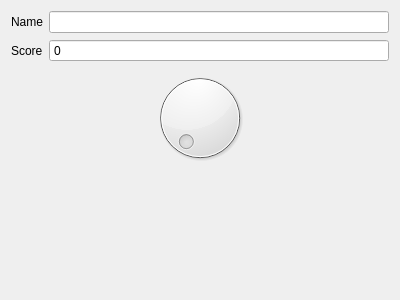
<?xml version="1.0" encoding="UTF-8"?>
<ui version="4.0">
 <class>UserEdit</class>
 <widget class="QWidget" name="UserEdit">
  <property name="geometry">
   <rect>
    <x>0</x>
    <y>0</y>
    <width>400</width>
    <height>300</height>
   </rect>
  </property>
  <property name="windowTitle">
   <string>User</string>
  </property>
  <property name="windowOpacity">
   <double>2.000000000000000</double>
  </property>
  <layout class="QFormLayout" name="formLayout">
   <item row="2" column="0" colspan="2">
    <widget class="QDial" name="scoreInput">
     <property name="maximum">
      <number>999999999</number>
     </property>
    </widget>
   </item>
   <item row="0" column="0">
    <widget class="QLabel" name="nameLabel">
     <property name="text">
      <string>Name</string>
     </property>
    </widget>
   </item>
   <item row="0" column="1">
    <widget class="QLineEdit" name="nameInput"/>
   </item>
   <item row="1" column="0">
    <widget class="QLabel" name="scoreLabel">
     <property name="text">
      <string>Score</string>
     </property>
    </widget>
   </item>
   <item row="1" column="1">
    <widget class="QSpinBox" name="scoreOutput">
     <property name="readOnly">
      <bool>true</bool>
     </property>
     <property name="buttonSymbols">
      <enum>QAbstractSpinBox::ButtonSymbols::NoButtons</enum>
     </property>
     <property name="maximum">
      <number>999999999</number>
     </property>
    </widget>
   </item>
  </layout>
 </widget>
 <resources/>
 <connections>
  <connection>
   <sender>scoreInput</sender>
   <signal>valueChanged(int)</signal>
   <receiver>scoreOutput</receiver>
   <slot>setValue(int)</slot>
   <hints>
    <hint type="sourcelabel">
     <x>204</x>
     <y>121</y>
    </hint>
    <hint type="destinationlabel">
     <x>200</x>
     <y>53</y>
    </hint>
   </hints>
  </connection>
 </connections>
</ui>
